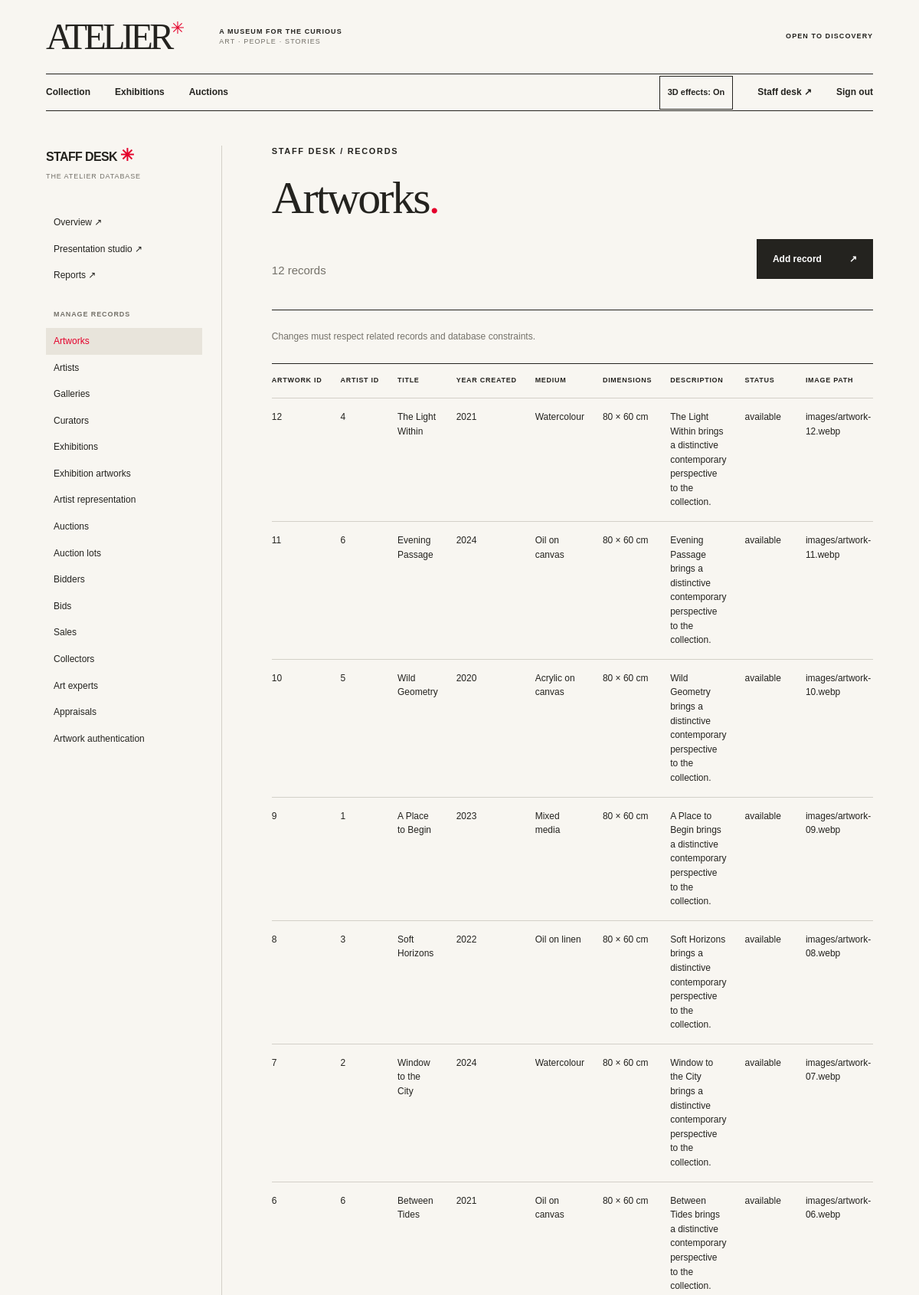
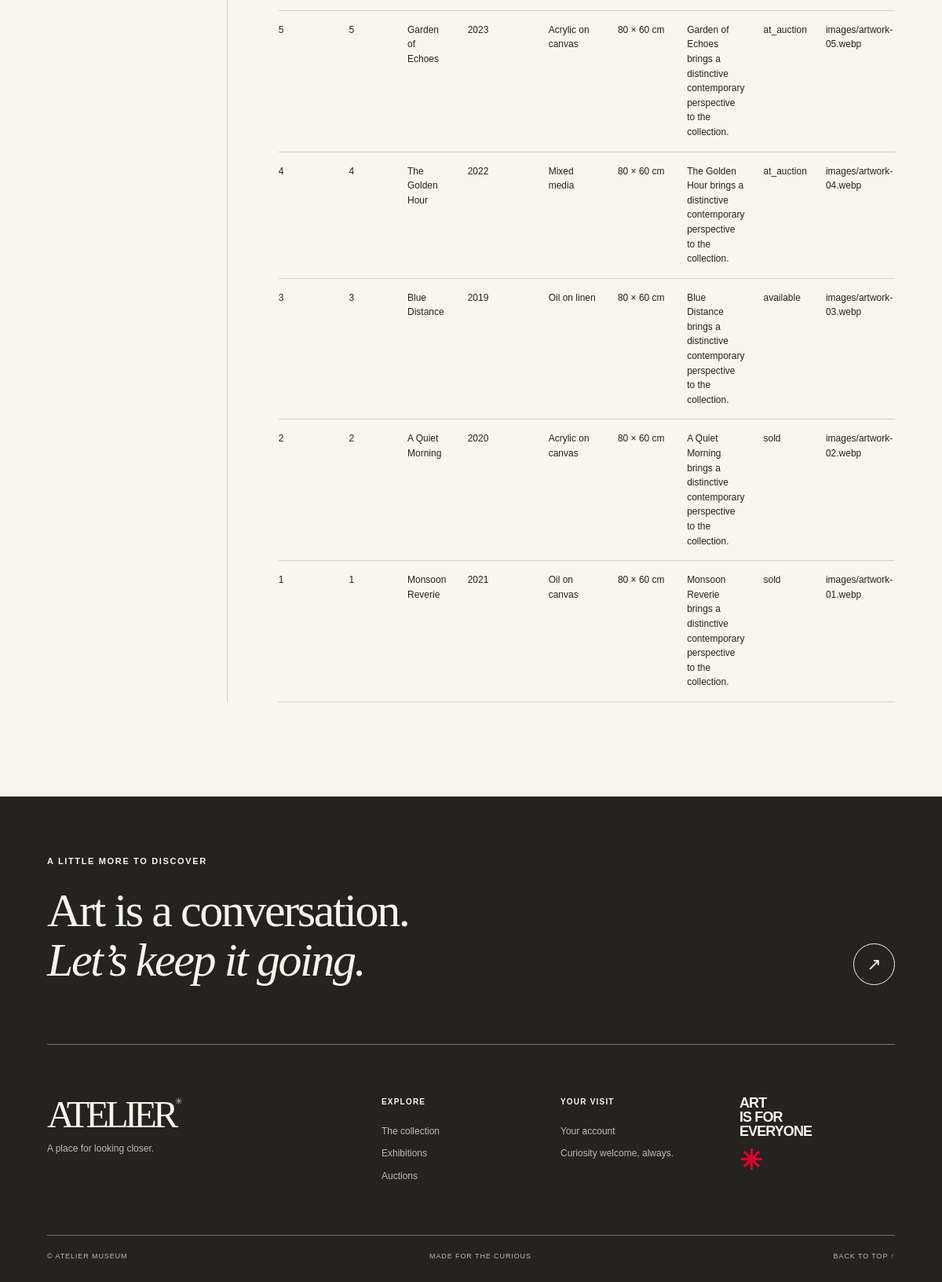
Screenshot of /staff/data/artwork (signed in) with the database file from the repository (2 pictures, top to bottom).
### tables this page shows
CREATE TABLE artwork (artwork_id INTEGER PRIMARY KEY, artist_id INTEGER NOT NULL REFERENCES artist ON DELETE RESTRICT, title TEXT NOT NULL, year_created INTEGER, medium TEXT, dimensions TEXT, description TEXT, status TEXT NOT NULL DEFAULT 'available' CHECK(status IN ('available','at_auction','sold')), image_path TEXT);

### atelier/web.py (the view)
@bp.route('/staff/data/<table>')
@require_role('staff')
def admin_table(table):
    checked_table(table)
    data=rows(f'SELECT * FROM {table} ORDER BY 1 DESC')
    columns=[c['name'] for c in table_info(get_db(),table)]
    pk=primary_keys(get_db(),table)
    display=[]
    for row in data:
        item=dict(values=[money(row[c]) if c in MONEY else ('—' if row[c] is None else str(row[c])) for c in columns],key=key_for(row,pk))
        if table=='sale':
            item.update(sale_id=row['sale_id'],payment_status=row['payment_status'])
        display.append(item)
    return render_template('admin/table.html',table=table,label=TABLES[table],columns=[label(c) for c in columns],
        rows=data,display_rows=display,fields=editable_fields(get_db(),table),pk=pk,readonly=table in READONLY,
        key_for=lambda r:key_for(r,pk))

### atelier/db.py (called while the page is built)
def connect(path):
    conn = sqlite3.connect(path, timeout=10)
    conn.row_factory = sqlite3.Row
    conn.execute('PRAGMA foreign_keys = ON')
    conn.execute('PRAGMA busy_timeout = 10000')
    return conn

def get_db():
    if 'db' not in g:
        g.db = connect(current_app.config['DATABASE'])
    return g.db

def init_app(app):
    @app.teardown_appcontext
    def close_db(error):
        conn = g.pop('db', None)
        if conn is not None:
            conn.close()

### atelier/registry.py (called while the page is built)
def label(name):
    return name.replace('_id', ' ID').replace('_', ' ').capitalize().replace(' id', ' ID')

def table_info(conn, table):
    if table not in TABLES:
        raise KeyError(table)
    return [dict(r) for r in conn.execute(f'PRAGMA table_info({table})')]

def primary_keys(conn, table):
    return [r['name'] for r in sorted(table_info(conn, table), key=lambda r: r['pk']) if r['pk']]

### atelier/web.py (called while the page is built)
def rows(sql, params=()):
    return [dict(r) for r in get_db().execute(sql, params)]

@bp.before_app_request
def load_user():
    g.user = None
    uid = session.get('user_id')
    if uid:
        row = get_db().execute('''SELECT u.user_id, u.email, u.role, u.bidder_id,
            COALESCE(b.name, 'Gallery team') AS name
            FROM user_account u LEFT JOIN bidder b ON b.bidder_id=u.bidder_id WHERE u.user_id=?''', (uid,)).fetchone()
        if row:
            g.user = dict(row)

@bp.app_context_processor
def shared_context():
    return dict(current_user=g.get('user'), tables=[dict(name=k, label=v) for k,v in TABLES.items()])

def require_role(role=None):
    def decorator(view):
        @wraps(view)
        def wrapper(*args, **kwargs):
            if not g.user:
                return redirect(url_for('web.login', next=request.path))
            if role and g.user['role'] != role:
                abort(403)
            return view(*args, **kwargs)
        return wrapper
    return decorator

def checked_table(table):
    if table not in TABLES:
        abort(404)
    return table

def key_for(row,pk):
    return '~'.join(str(row[k]) for k in pk)

### atelier/templates/admin/table.html (shortened to what this page needs)
{% extends 'admin/_layout.html' %}{% block staff_content %}<div class="staff-heading compact"><p class="eyebrow">STAFF DESK / RECORDS</p><h1>{{ label }}<span class="red-dot">.</span></h1><div class="staff-heading-bottom"><p>{{ display_rows|length }} record{{ '' if display_rows|length == 1 else 's' }}</p>{% if not readonly %}<a class="button button-dark" href="{{ url_for('web.admin_create', table=table) }}">Add record <span>↗</span></a>{% endif %}</div></div><p class="staff-note">Changes must respect related records and database constraints.</p><div class="table-scroll"><table><thead><tr>{% for column in columns %}<th>{{ column }}</th>{% endfor %}</tr></thead><tbody>{% for row in display_rows %}<tr>{% for value in row['values'] %}<td>{{ value if value is not none else '—' }}</td>{% endfor %}</tr>{% else %}<tr><td colspan="{{ columns|length + 1 }}">No records yet.</td></tr>{% endfor %}</tbody></table></div>{% endblock %}

### atelier/static/css/style.css (style rules this page uses)
:root { --paper:#f8f6f1;--ink:#24231f;--muted:#747169;--line:#d3d0c8;--red:#e4002b;--serif:Georgia,'Times New Roman',serif;--sans:Arial,Helvetica,sans-serif }
* { box-sizing:border-box }
html { scroll-behavior:smooth }
body { margin:0;background:var(--paper);color:var(--ink);font-family:var(--sans);font-size:15px;line-height:1.55 }
a { color:inherit;text-decoration:none }
h1,h2,h3,p { margin:0 }
h1,h2,h3 { font-family:var(--serif);font-weight:400;letter-spacing:-.045em;line-height:1.05 }
.eyebrow { font:700 10px/1.4 var(--sans);letter-spacing:.15em;text-transform:uppercase }
.red-dot { color:var(--red) }
.button { display:inline-flex;align-items:center;justify-content:space-between;gap:36px;min-height:52px;padding:14px 20px;border:1px solid var(--ink);font-size:12px;font-weight:700;transition:background .2s,color .2s }
.button-dark { background:var(--ink);color:white }
.page-intro h1,.event-detail h1,.auction-intro h1,.login-intro h1,.error-page h1,.staff-heading h1 { font-size:clamp(65px,8.5vw,135px);line-height:.95;margin-top:48px }
.staff-heading { border-bottom:1px solid var(--ink);padding-bottom:40px }
.staff-heading h1 { font-size:clamp(58px,6vw,90px);margin:25px 0 }
.staff-heading>p:not(.eyebrow),.staff-heading-bottom p { color:var(--muted) }
.staff-heading.compact h1 { font-size:clamp(52px,5vw,78px) }
.staff-heading-bottom { display:flex;justify-content:space-between;align-items:end }
.staff-note { font-size:12px;color:var(--muted);margin:25px 0 }
.table-scroll { width:100%;overflow-x:auto;border-top:1px solid var(--ink) }
table { width:100%;border-collapse:collapse;min-width:650px;font-size:12px }
th { text-align:left;font-size:9px;letter-spacing:.08em;text-transform:uppercase;white-space:nowrap }
td,th { padding:15px 12px;border-bottom:1px solid var(--line);vertical-align:top }
td:first-child,th:first-child { padding-left:0 }
.eyebrow,.intro-top,.art-card-meta,.card-overline,.results-heading,.details-list dt,.bid-form label,.account-row span { font-size:11px }

### rows the page displays
artwork: title "The Light Within", medium "Watercolour", dimensions "80 × 60 cm", description "The Light Within brings a distinctive contemporary perspective to the collection.", status "available", image_path "images/artwork-12.webp"
artwork: title "Evening Passage", medium "Oil on canvas", dimensions "80 × 60 cm", description "Evening Passage brings a distinctive contemporary perspective to the collection.", status "available", image_path "images/artwork-11.webp"
artwork: title "Wild Geometry", medium "Acrylic on canvas", dimensions "80 × 60 cm", description "Wild Geometry brings a distinctive contemporary perspective to the collection.", status "available", image_path "images/artwork-10.webp"
artwork: title "A Place to Begin", medium "Mixed media", dimensions "80 × 60 cm", description "A Place to Begin brings a distinctive contemporary perspective to the collection.", status "available", image_path "images/artwork-09.webp"
artwork: title "Soft Horizons", medium "Oil on linen", dimensions "80 × 60 cm", description "Soft Horizons brings a distinctive contemporary perspective to the collection.", status "available", image_path "images/artwork-08.webp"
artwork: title "Window to the City", medium "Watercolour", dimensions "80 × 60 cm", description "Window to the City brings a distinctive contemporary perspective to the collection.", status "available", image_path "images/artwork-07.webp"
artwork: title "Between Tides", medium "Oil on canvas", dimensions "80 × 60 cm", description "Between Tides brings a distinctive contemporary perspective to the collection.", status "available", image_path "images/artwork-06.webp"
artwork: title "Garden of Echoes", medium "Acrylic on canvas", dimensions "80 × 60 cm", description "Garden of Echoes brings a distinctive contemporary perspective to the collection.", status "at_auction", image_path "images/artwork-05.webp"
artwork: title "The Golden Hour", medium "Mixed media", dimensions "80 × 60 cm", description "The Golden Hour brings a distinctive contemporary perspective to the collection.", status "at_auction", image_path "images/artwork-04.webp"
artwork: title "Blue Distance", medium "Oil on linen", dimensions "80 × 60 cm", description "Blue Distance brings a distinctive contemporary perspective to the collection.", status "available", image_path "images/artwork-03.webp"
artwork: title "A Quiet Morning", medium "Acrylic on canvas", dimensions "80 × 60 cm", description "A Quiet Morning brings a distinctive contemporary perspective to the collection.", status "sold", image_path "images/artwork-02.webp"
artwork: title "Monsoon Reverie", medium "Oil on canvas", dimensions "80 × 60 cm", description "Monsoon Reverie brings a distinctive contemporary perspective to the collection.", status "sold", image_path "images/artwork-01.webp"

### other values shown
{{ entry.label }} "Artworks" "Artists" "Galleries" "Curators" "Exhibitions" "Exhibition artworks" "Artist representation" "Auctions" "Auction lots" "Bidders" "Bids" "Sales" "Collectors" "Art experts" "Appraisals" "Artwork authentication"
{{ label }} "Artworks"
{{ display_rows|length }} "12"
{{ '' if display_rows|length == 1 else 's' }} "s"
{{ column }} "ARTWORK ID" "ARTIST ID" "TITLE" "YEAR CREATED" "MEDIUM" "DIMENSIONS" "DESCRIPTION" "STATUS" "IMAGE PATH"
{{ value if value is not none else '—' }} "12" "4" "2021" "11" "6" "2024" "10" "5" "2020" "9" "1" "2023" "8" "3" "2022" "7" "2" "2024" "6" "6" "2021" "5" "5" "2023" "4" "4" "2022" "3" "3" "2019" "2" "2" "2020" "1" "1" "2021"
